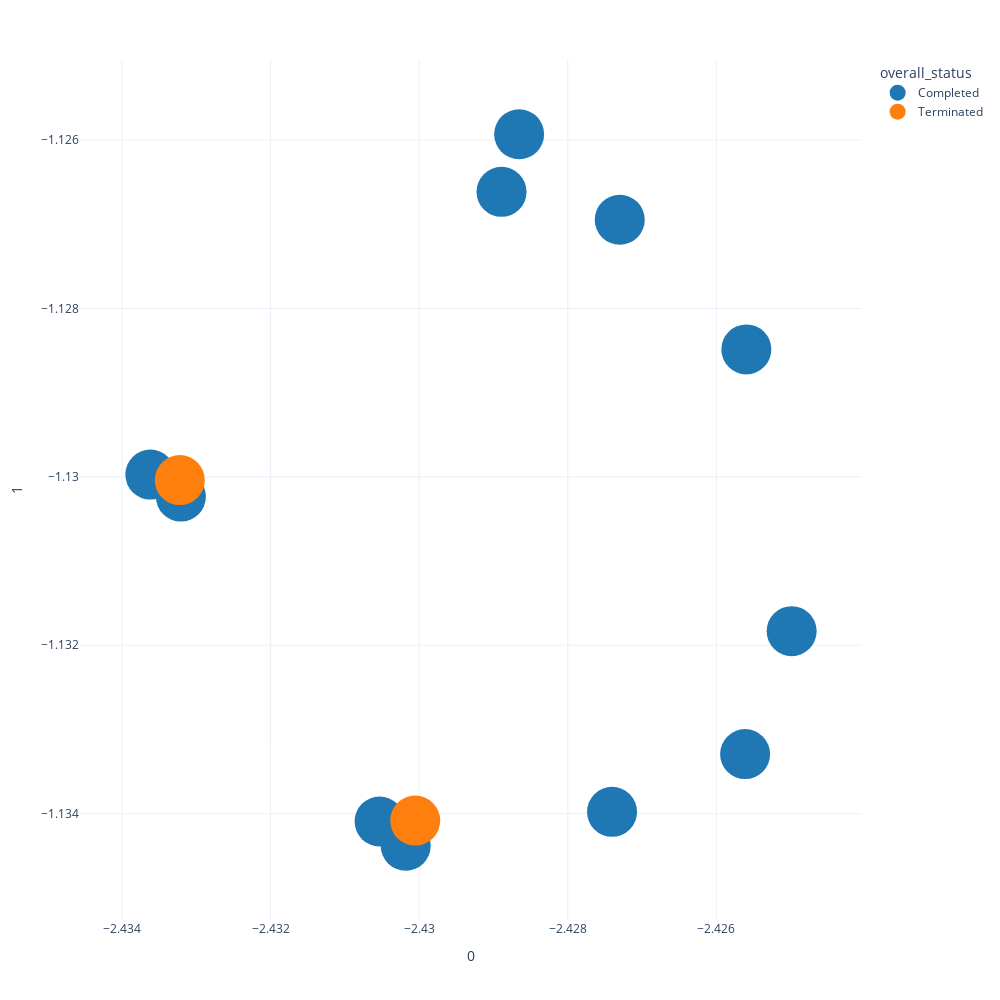

Notebook source saved alongside this figure:
### Code cell
fig = px.scatter(
    tsne_embeddings,
    x=0,
    y=1,
    color=df["overall_status"],
    labels={"color": "overall_status"},
    color_discrete_sequence=px.colors.qualitative.D3,
    # color_discrete_sequence=px.colors.diverging.PiYG
)

# Available templates:
# ['ggplot2', 'seaborn', 'simple_white', 'plotly',
# 'plotly_white', 'plotly_dark', 'presentation', 'xgridoff',
# 'ygridoff', 'gridon', 'none']

fig.update_layout(
    template="plotly_white",
    autosize=True,
    width=1000,
    height=1000,
)
fig.update_traces(marker_size=50)

fig.show()

### Figure 1 — Plotly figure (JSON) as saved in the notebook; plotly's stock layout.template omitted (floating-point values rounded to 4 significant figures)
{"data": [{"hovertemplate": "overall_status=Completed<br>0=%{x}<br>1=%{y}<extra></extra>", "legendgroup": "Completed", "marker": {"color": "#1F77B4", "size": 50, "symbol": "circle"}, "mode": "markers", "name": "Completed", "orientation": "v", "showlegend": true, "type": "scatter", "x": [-2.434, -2.433, -2.427, -2.425, -2.429, -2.43, -2.426, -2.431, -2.427, -2.426, -2.429], "xaxis": "x", "y": [-1.13, -1.13, -1.134, -1.132, -1.127, -1.134, -1.128, -1.134, -1.127, -1.133, -1.126], "yaxis": "y"}, {"hovertemplate": "overall_status=Terminated<br>0=%{x}<br>1=%{y}<extra></extra>", "legendgroup": "Terminated", "marker": {"color": "#FF7F0E", "size": 50, "symbol": "circle"}, "mode": "markers", "name": "Terminated", "orientation": "v", "showlegend": true, "type": "scatter", "x": [-2.433, -2.43], "xaxis": "x", "y": [-1.13, -1.134], "yaxis": "y"}], "layout": {"autosize": true, "height": 1000, "legend": {"title": {"text": "overall_status"}, "tracegroupgap": 0}, "margin": {"t": 60}, "width": 1000, "xaxis": {"anchor": "y", "domain": [0, 1], "title": {"text": "0"}}, "yaxis": {"anchor": "x", "domain": [0, 1], "title": {"text": "1"}}}}
